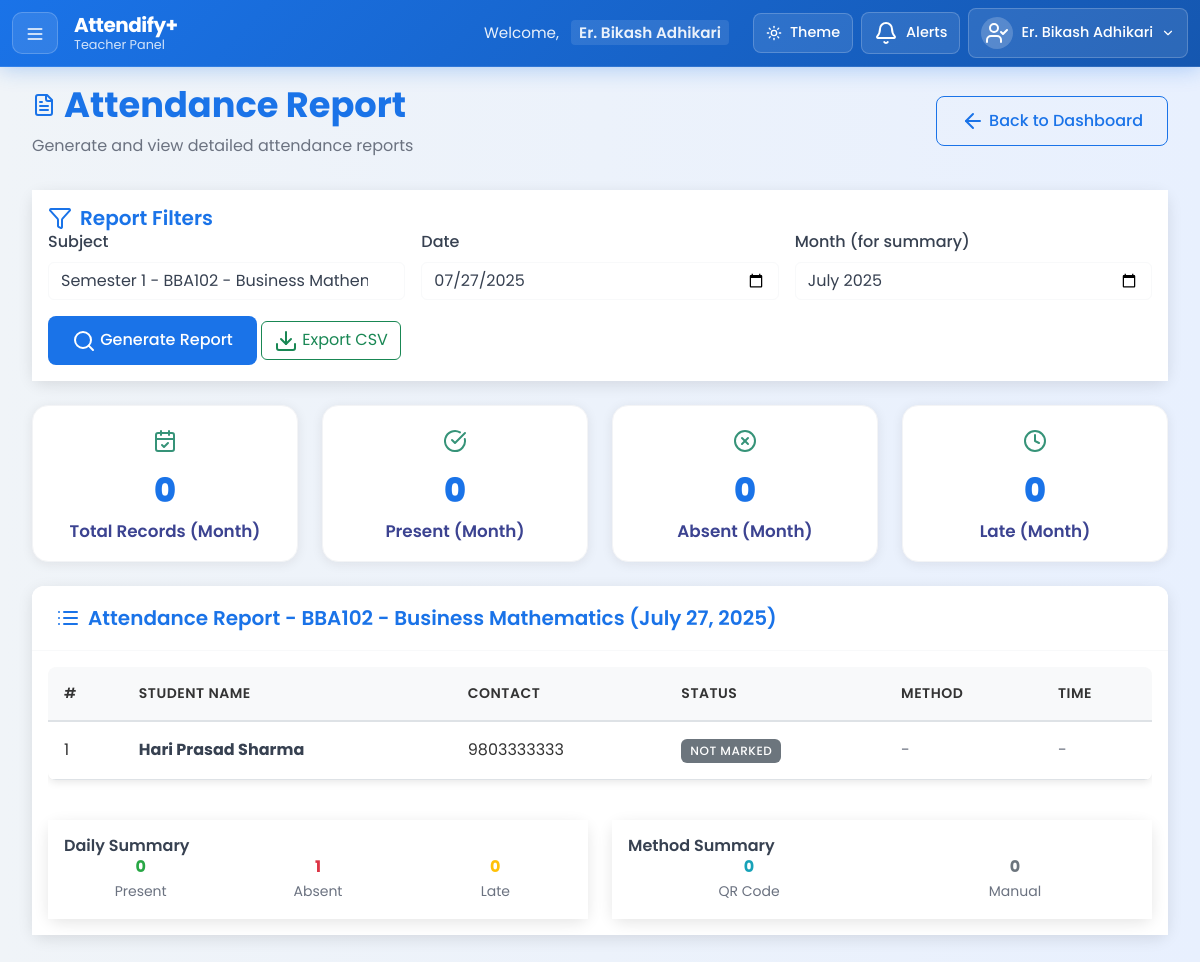
The page /views/teacher/attendance_report.php?subject=31 (signed in) on the database its author committed.
### tables this page shows
CREATE TABLE subjects (
  SubjectID INT AUTO_INCREMENT PRIMARY KEY,
  SubjectCode VARCHAR(20) NOT NULL,
  SubjectName VARCHAR(100) NOT NULL,
  CreditHour INT NOT NULL,
  LectureHour INT DEFAULT 48,
  IsElective BOOLEAN DEFAULT FALSE,
  DepartmentID INT NOT NULL,
  SemesterID INT NOT NULL,
  FOREIGN KEY (DepartmentID) REFERENCES departments(DepartmentID),
  FOREIGN KEY (SemesterID) REFERENCES semesters(SemesterID)
);

CREATE TABLE students (
  StudentID INT AUTO_INCREMENT PRIMARY KEY,
  FullName VARCHAR(100) NOT NULL,
  Contact VARCHAR(20),
  Address VARCHAR(200),
  PhotoURL VARCHAR(255),
  DepartmentID INT NOT NULL,
  SemesterID INT NOT NULL,
  JoinYear YEAR DEFAULT (YEAR(CURDATE())),
  ProgramCode VARCHAR(50),
  LoginID INT NOT NULL UNIQUE,
  FOREIGN KEY (DepartmentID) REFERENCES departments(DepartmentID),
  FOREIGN KEY (SemesterID) REFERENCES semesters(SemesterID),
  FOREIGN KEY (LoginID) REFERENCES login_tbl(LoginID)
);

### views/teacher/attendance_report.php (the view, shortened to what the rows shown need)
<?php
require_once(__DIR__ . '/../../config/db_config.php');
$loginID = $_SESSION['LoginID'];
$teacherStmt = $conn->prepare("SELECT TeacherID, FullName FROM teachers WHERE LoginID = ?");
$teacherStmt->bind_param("i", $loginID);
$teacherStmt->execute();
$teacherRes = $teacherStmt->get_result();
$teacherRow = $teacherRes->fetch_assoc();
$teacherID = $teacherRow['TeacherID'];
$subjectsQuery = $conn->prepare("
    SELECT s.SubjectID, s.SubjectCode, s.SubjectName, s.SemesterID, sem.SemesterNumber
    FROM subjects s
    JOIN teacher_subject_map tsm ON s.SubjectID = tsm.SubjectID
    JOIN semesters sem ON s.SemesterID = sem.SemesterID
    WHERE tsm.TeacherID = ?
    ORDER BY s.SemesterID, s.SubjectName
");
$subjectsQuery->bind_param("i", $teacherID);
$subjectsQuery->execute();
$subjectsResult = $subjectsQuery->get_result();
$subjects = [];
while ($row = $subjectsResult->fetch_assoc()) {
    $subjects[] = $row;
}
$selectedSubjectID = $_GET['subject'] ?? null;
$selectedDate = $_GET['date'] ?? date('Y-m-d');
$selectedMonth = $_GET['month'] ?? date('Y-m');
$attendanceData = [];
$summaryData = [];
if ($selectedSubjectID) {
    $studentsQuery = $conn->prepare("
        SELECT s.StudentID, s.FullName, s.Contact
        FROM students s
        JOIN subjects sub ON s.SemesterID = sub.SemesterID AND s.DepartmentID = sub.DepartmentID
        WHERE sub.SubjectID = ?
        ORDER BY s.FullName
    ");
    $studentsQuery->bind_param("i", $selectedSubjectID);
    $studentsQuery->execute();
    $studentsResult = $studentsQuery->get_result();
    $students = [];
    while ($row = $studentsResult->fetch_assoc()) {
        $students[] = $row;
    }
    $summaryQuery = $conn->prepare("
        SELECT
            COUNT(*) as total_records,
            SUM(CASE WHEN Status = 'present' THEN 1 ELSE 0 END) as present_count,
            SUM(CASE WHEN Status = 'absent' THEN 1 ELSE 0 END) as absent_count,
            SUM(CASE WHEN Status = 'late' THEN 1 ELSE 0 END) as late_count,
            SUM(CASE WHEN Method = 'qr' THEN 1 ELSE 0 END) as qr_count,
            SUM(CASE WHEN Method = 'manual' THEN 1 ELSE 0 END) as manual_count
        FROM attendance_records
        WHERE TeacherID = ? AND SubjectID = ? AND DATE_FORMAT(DateTime, '%Y-%m') = ?
    ");
    $summaryQuery->bind_param("iis", $teacherID, $selectedSubjectID, $selectedMonth);
    $summaryQuery->execute();
    $summaryResult = $summaryQuery->get_result();
    $summaryData = $summaryResult->fetch_assoc();
}
?>
<!DOCTYPE html>
<html lang="en">
<head>
    <link href="https://cdn.jsdelivr.net/npm/bootstrap@5.3.0/dist/css/bootstrap.min.css" rel="stylesheet">
    <link rel="stylesheet" href="../../assets/css/dashboard_teacher.css">
    <link rel="stylesheet" href="../../assets/css/sidebar_teacher.css">
    <link rel="stylesheet" href="../../assets/css/attendance_report.css">
</head>
<body>
    <?php include '../components/navbar_teacher.php'; ?>
    <div class="container-fluid dashboard-container main-content">
        <div class="page-header d-flex justify-content-between align-items-center flex-wrap">
            <div>
                <h2 class="page-title">
                    <i data-lucide="file-text"></i>
                    Attendance Report
                </h2>
            </div>
        </div>
        <?php if ($selectedSubjectID && $selectedDate && isset($students)): ?>
            <?php
            $subject = array_filter($subjects, function ($s) use ($selectedSubjectID) {
                return $s['SubjectID'] == $selectedSubjectID;
            });
            $subject = reset($subject);
            ?>
            <?php if ($summaryData): ?>
                <div class="row g-4 mb-4">
                    <div class="col-lg-3 col-md-6">
                        <div class="mini-stat-card text-center p-3">
                            <div class="mini-stat-icon mb-2">
                                <i data-lucide="calendar-check"></i>
                            </div>
                            <div class="mini-stat-value"><?= $summaryData['total_records'] ?? 0 ?></div>
                            <div class="mini-stat-label">Total Records (Month)</div>
                        </div>
                    </div>
                    <div class="col-lg-3 col-md-6">
                        <div class="mini-stat-card text-center p-3">
                            <div class="mini-stat-icon mb-2">
                                <i data-lucide="check-circle"></i>
                            </div>
                            <div class="mini-stat-value"><?= $summaryData['present_count'] ?? 0 ?></div>
                            <div class="mini-stat-label">Present (Month)</div>
                        </div>
                    </div>
                    <div class="col-lg-3 col-md-6">
                        <div class="mini-stat-card text-center p-3">
                            <div class="mini-stat-icon mb-2">
                                <i data-lucide="x-circle"></i>
                            </div>
                            <div class="mini-stat-value"><?= $summaryData['absent_count'] ?? 0 ?></div>
                            <div class="mini-stat-label">Absent (Month)</div>
                        </div>
                    </div>
                    <div class="col-lg-3 col-md-6">
                        <div class="mini-stat-card text-center p-3">
                            <div class="mini-stat-icon mb-2">
                                <i data-lucide="clock"></i>
                            </div>
                            <div class="mini-stat-value"><?= $summaryData['late_count'] ?? 0 ?></div>
                            <div class="mini-stat-label">Late (Month)</div>
                        </div>
                    </div>
                </div>
            <?php endif; ?>
            <div class="card">
                <div class="card-header">
                    <h5 class="card-title mb-0">
                        <i data-lucide="list"></i>
                        Attendance Report - <?= htmlspecialchars($subject['SubjectCode'] . ' - ' . $subject['SubjectName']) ?>
                        (<?= date('F j, Y', strtotime($selectedDate)) ?>)
                    </h5>
                </div>
                <div class="card-body">
                    <div class="table-responsive">
                        <table class="table table-hover">
                            <thead>
                                <tr>
                                    <th>#</th>
                                    <th>Student Name</th>
                                    <th>Contact</th>
                                    <th>Status</th>
                                    <th>Method</th>
                                    <th>Time</th>
                                </tr>
                            </thead>
                            <tbody>
                                <?php
                                $presentCount = 0;
                                $absentCount = 0;
                                $lateCount = 0;
                                $qrCount = 0;
                                $manualCount = 0;
                                ?>
                                <?php foreach ($students as $index => $student): ?>
                                    <?php
                                    $attendance = $attendanceData[$student['StudentID']] ?? null;
                                    if ($attendance) {
                                        if ($attendance['Status'] == 'present') $presentCount++;
                                        elseif ($attendance['Status'] == 'absent') $absentCount++;
                                        elseif ($attendance['Status'] == 'late') $lateCount++;
                                        if ($attendance['Method'] == 'qr') $qrCount++;
                                        elseif ($attendance['Method'] == 'manual') $manualCount++;
                                    } else {
                                        $absentCount++;
                                    }
                                    ?>
                                    <tr>
                                        <td><?= $index + 1 ?></td>
                                        <td>
                                            <strong><?= htmlspecialchars($student['FullName']) ?></strong>
                                        </td>
                                        <td><?= htmlspecialchars($student['Contact']) ?></td>
                                        <td>
                                            <?php if ($attendance): ?>
                                                <?php if ($attendance['Status'] == 'present'): ?>
                                                    <span class="badge bg-success">Present</span>
                                                <?php elseif ($attendance['Status'] == 'absent'): ?>
                                                    <span class="badge bg-danger">Absent</span>
                                                <?php elseif ($attendance['Status'] == 'late'): ?>
                                                    <span class="badge bg-warning text-dark">Late</span>
                                                <?php endif; ?>
                                            <?php else: ?>
                                                <span class="badge bg-secondary">Not Marked</span>
                                            <?php endif; ?>
                                        </td>
                                        <td>
                                            <?php if ($attendance): ?>
                                                <?php if ($attendance['Method'] == 'qr'): ?>
                                                    <span class="badge bg-info">QR Code</span>
                                                <?php elseif ($attendance['Method'] == 'manual'): ?>
                                                    <span class="badge bg-secondary">Manual</span>
                                                <?php endif; ?>
                                            <?php else: ?>
                                                <span class="text-muted">-</span>
                                            <?php endif; ?>
                                        </td>
                                        <td>
                                            <?php if ($attendance): ?>
                                                <small class="text-muted">
                                                    <?= date('h:i A', strtotime($attendance['DateTime'])) ?>
                                                </small>
                                            <?php else: ?>
                                                <span class="text-muted">-</span>
                                            <?php endif; ?>
                                        </td>
                                    </tr>
                                <?php endforeach; ?>
                            </tbody>
                        </table>
                    </div>
                    <div class="row mt-4">
                        <div class="col-md-6">
                            <div class="card bg-light">
                                <div class="card-body">
                                    <h6 class="card-title">Daily Summary</h6>
                                    <div class="row text-center">
                                        <div class="col-4">
                                            <div class="fw-bold text-success"><?= $presentCount ?></div>
                                            <small class="text-muted">Present</small>
                                        </div>
                                        <div class="col-4">
                                            <div class="fw-bold text-danger"><?= $absentCount ?></div>
                                            <small class="text-muted">Absent</small>
                                        </div>
                                        <div class="col-4">
                                            <div class="fw-bold text-warning"><?= $lateCount ?></div>
                                            <small class="text-muted">Late</small>
                                        </div>
                                    </div>
                                </div>
                            </div>
                        </div>
                        <div class="col-md-6">
                            <div class="card bg-light">
                                <div class="card-body">
                                    <h6 class="card-title">Method Summary</h6>
                                    <div class="row text-center">
                                        <div class="col-6">
                                            <div class="fw-bold text-info"><?= $qrCount ?></div>
                                            <small class="text-muted">QR Code</small>
                                        </div>
                                        <div class="col-6">
                                            <div class="fw-bold text-secondary"><?= $manualCount ?></div>
                                            <small class="text-muted">Manual</small>
                                        </div>
                                    </div>
                                </div>
                            </div>
                        </div>
                    </div>
                </div>
            </div>
        <?php endif; ?>
    </div>
</body>
</html>

### rows shown on the page
subjects: SubjectCode+SubjectName "BBA102 - Business Mathematics"
students: FullName "Hari Prasad Sharma", Contact "9803333333"

### other values the page prints
$_SESSION['Username'] "Er. Bikash Adhikari"
$summaryData['total_records'] "0"
$summaryData['present_count'] "0"
$summaryData['absent_count'] "0"
$summaryData['late_count'] "0"
$presentCount "0"
$absentCount "1"
$lateCount "0"
$qrCount "0"
$manualCount "0"
